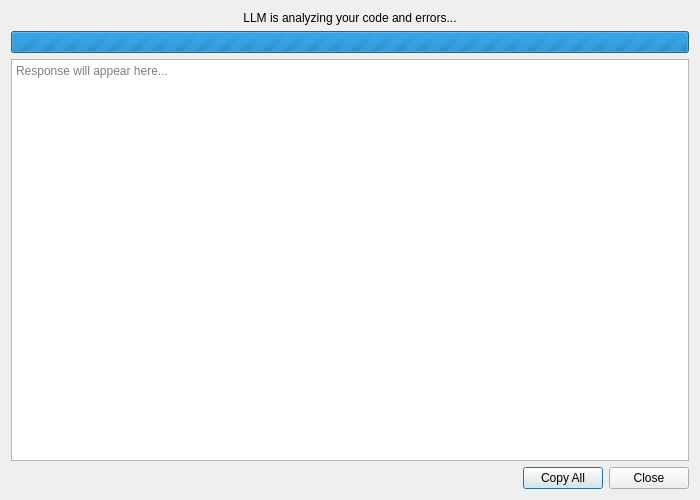
<?xml version="1.0" encoding="UTF-8"?>
<ui version="4.0">
 <class>LLMResultWindow</class>
 <widget class="QDialog" name="LLMResultWindow">
  <property name="geometry">
   <rect>
    <x>0</x>
    <y>0</y>
    <width>700</width>
    <height>500</height>
   </rect>
  </property>
  <property name="windowTitle">
   <string>LLM Error Diagnosis</string>
  </property>
  <layout class="QVBoxLayout" name="verticalLayout">
   <item>
    <widget class="QLabel" name="lblTitle">
     <property name="text">
      <string>LLM is analyzing your code and errors...</string>
     </property>
     <property name="alignment">
      <set>Qt::AlignCenter</set>
     </property>
    </widget>
   </item>
   <item>
    <widget class="QProgressBar" name="progressBar">
     <property name="maximum">
      <number>0</number>
     </property>
     <property name="value">
      <number>-1</number>
     </property>
     <property name="textVisible">
      <bool>false</bool>
     </property>
    </widget>
   </item>
   <item>
    <widget class="QPlainTextEdit" name="textResult">
     <property name="readOnly">
      <bool>true</bool>
     </property>
     <property name="placeholderText">
      <string>Response will appear here...</string>
     </property>
    </widget>
   </item>
   <item>
    <layout class="QHBoxLayout" name="horizontalLayout">
     <item>
      <spacer name="horizontalSpacer">
       <property name="orientation">
        <enum>Qt::Horizontal</enum>
       </property>
       <property name="sizeHint" stdset="0">
        <size>
         <width>40</width>
         <height>20</height>
        </size>
       </property>
      </spacer>
     </item>
     <item>
      <widget class="QPushButton" name="btnCopy">
       <property name="text">
        <string>Copy All</string>
       </property>
      </widget>
     </item>
     <item>
      <widget class="QPushButton" name="btnClose">
       <property name="text">
        <string>Close</string>
       </property>
      </widget>
     </item>
    </layout>
   </item>
  </layout>
 </widget>
 <resources/>
 <connections>
  <connection>
   <sender>btnCopy</sender>
   <signal>clicked()</signal>
   <receiver>LLMResultWindow</receiver>
   <slot>on_btnCopy_clicked()</slot>
  </connection>
  <connection>
   <sender>btnClose</sender>
   <signal>clicked()</signal>
   <receiver>LLMResultWindow</receiver>
   <slot>on_btnClose_clicked()</slot>
  </connection>
 </connections>
 <slots>
  <slot>on_btnCopy_clicked()</slot>
  <slot>on_btnClose_clicked()</slot>
 </slots>
</ui>
